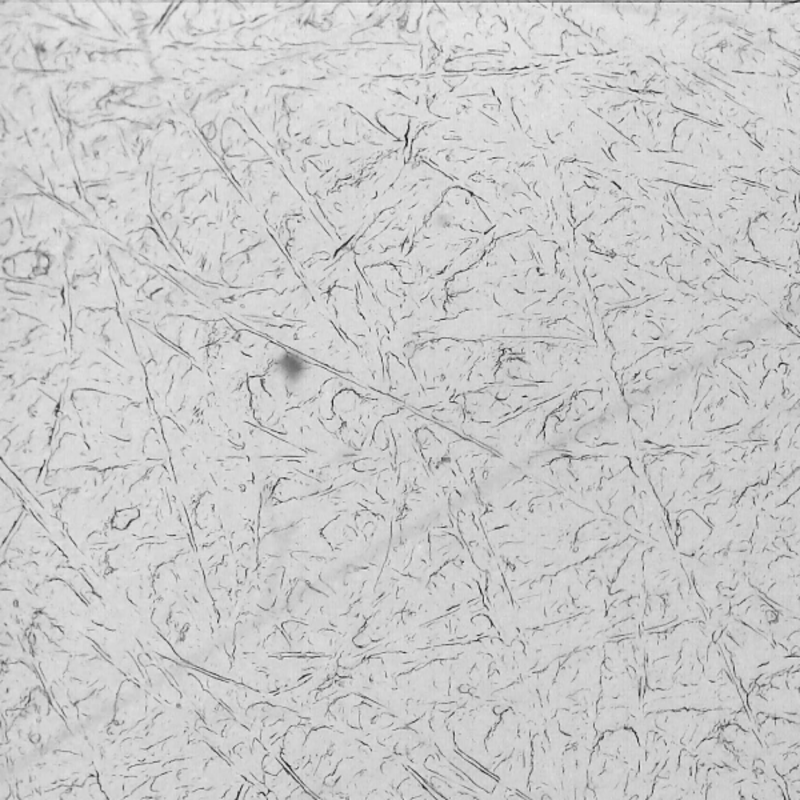
#> input picture src/flexo-tools/rugosity/samples/FAC 284 D_01.png, 800 x 800 px, found by its file name
$ python rugosity.py   (older library calls are emulated)
#> lines starting #> are read from the running program, lines starting #| are printed output that depends on the picture; long printed decimals are rounded
import cv2
import numpy as np
import matplotlib.pyplot as plt


def indice_rugosidade(imagem_path):
    # Carregar imagem em tons de cinza
    img = cv2.imread(imagem_path, cv2.IMREAD_GRAYSCALE)
#> img is the input picture: shape (800, 800); min 25, max 244, mean 202.7

    if img is None:
        raise ValueError("Imagem não encontrada ou inválida")

    # Normalizar
    img = img.astype(np.float32) / 255.0

    # Gradientes Sobel
    grad_x = cv2.Sobel(img, cv2.CV_32F, 1, 0, ksize=3)
    grad_y = cv2.Sobel(img, cv2.CV_32F, 0, 1, ksize=3)
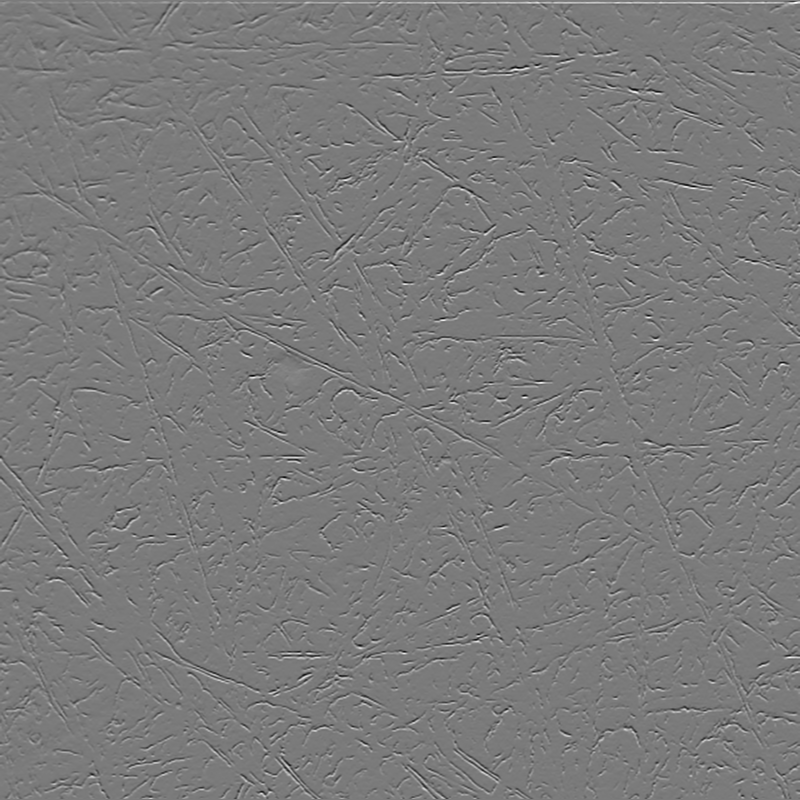
#> grad_y: shape (800, 800) float32; min -2.57, max 2.76, mean 0.00121; drawn with min black and max white

    # Magnitude do gradiente
    grad_mag = np.sqrt(grad_x**2 + grad_y**2)
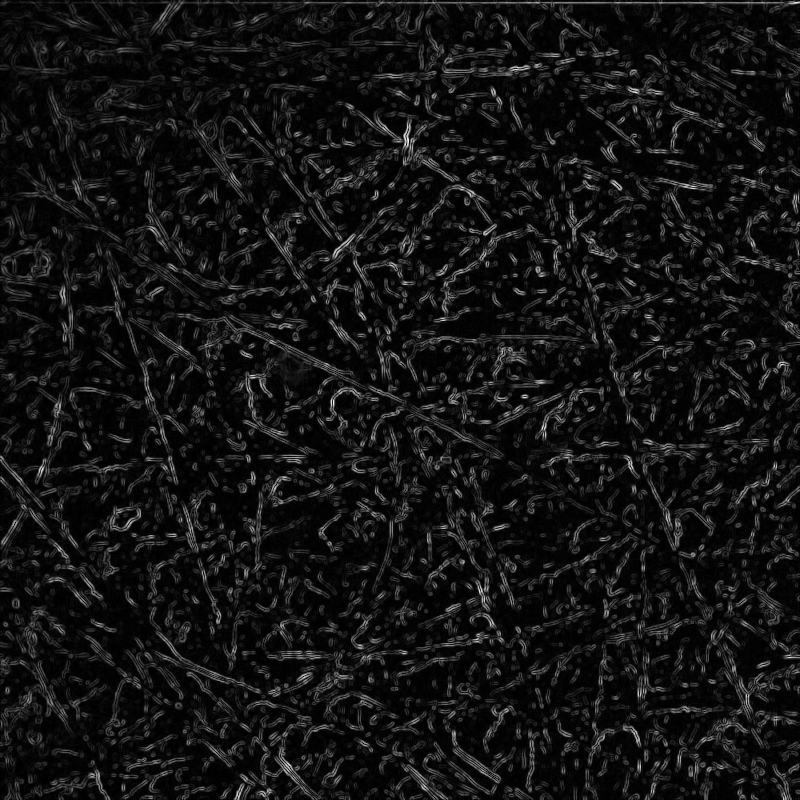
#> grad_mag: shape (800, 800) float32; min 0, max 2.96, mean 0.23; drawn with min black and max white

    # Índice de rugosidade
    rugosidade = np.mean(grad_mag)
#> rugosidade = 0.23

    return rugosidade, grad_mag


rug1, grad1 = indice_rugosidade(
    r"C:\Users\erodr\src\flexo-tools\src\flexo-tools\rugosity\samples\FAC 284 D_01.png"
)
#> rug1 = 0.23
rug2, grad2 = indice_rugosidade(
    r"C:\Users\erodr\src\flexo-tools\src\flexo-tools\rugosity\samples\MVP 170 D_01.jpg"
)
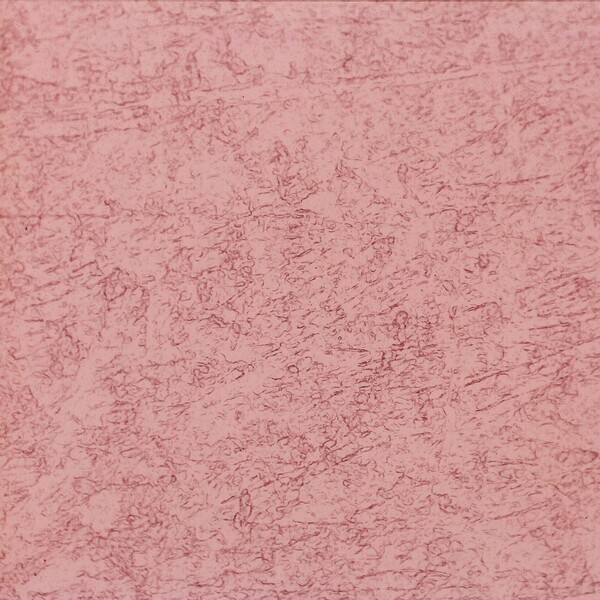
#> input picture src/flexo-tools/rugosity/samples/MVP 170 D_01.jpg, 600 x 600 px, found by its file name
#> in indice_rugosidade (call 2), `img = cv2.imread(imagem_path, cv2.IMREAD_GRAYSCALE)`:
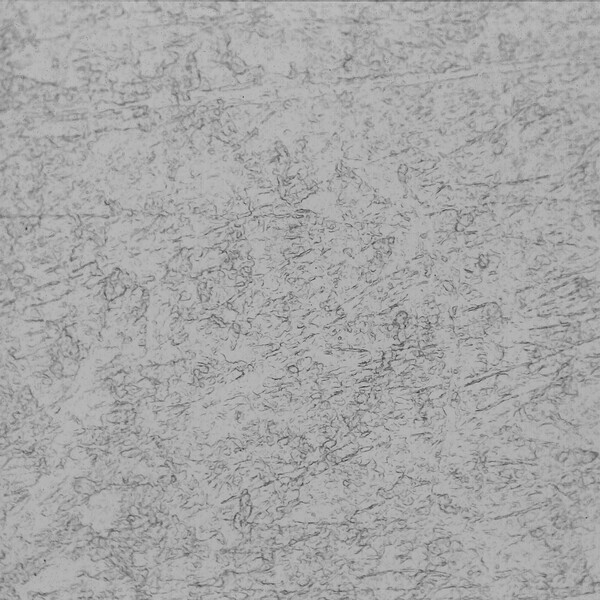
#> img: shape (600, 600); min 39, max 198, mean 166.6
#> in indice_rugosidade (call 2), `grad_x = cv2.Sobel(img, cv2.CV_32F, 1, 0, ksize=3)`:
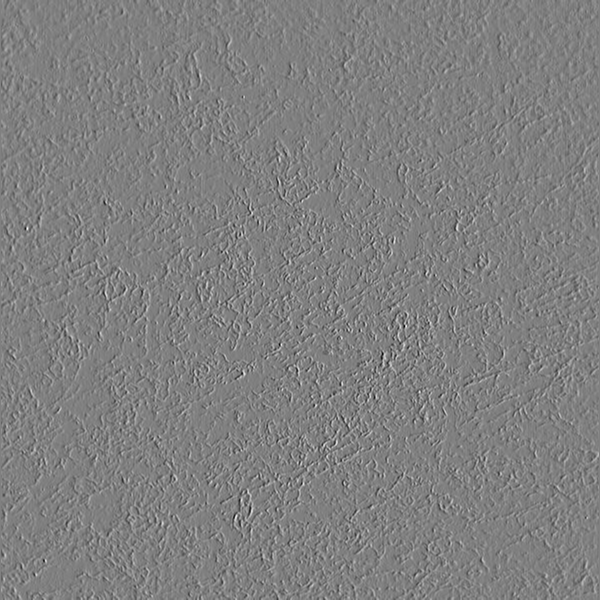
#> grad_x: shape (600, 600) float32; min -1.62, max 1.6, mean 0.000155; drawn with min black and max white
#> in indice_rugosidade (call 2), `grad_y = cv2.Sobel(img, cv2.CV_32F, 0, 1, ksize=3)`:
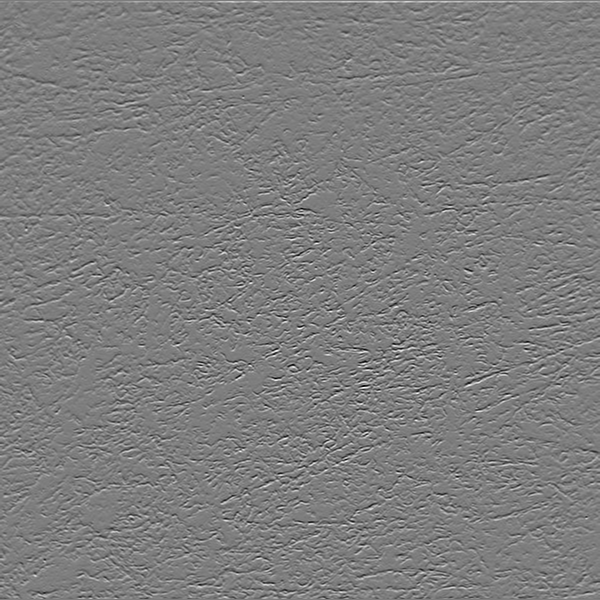
#> grad_y: shape (600, 600) float32; min -1.62, max 1.65, mean 0.000589; drawn with min black and max white
#> in indice_rugosidade (call 2), `grad_mag = np.sqrt(grad_x**2 + grad_y**2)`:
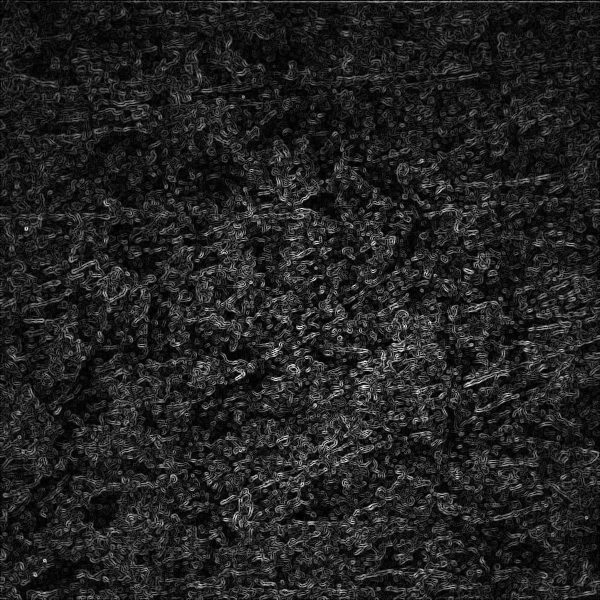
#> grad_mag: shape (600, 600) float32; min 0, max 1.7, mean 0.232; drawn with min black and max white
#> in indice_rugosidade (call 2), `rugosidade = np.mean(grad_mag)`: rugosidade = 0.232
#> rug2 = 0.232

print(f"Rugosidade imagem 1: {rug1:.6f}")
#| Rugosidade imagem 1: 0.2305
print(f"Rugosidade imagem 2: {rug2:.6f}")
#| Rugosidade imagem 2: 0.232

plt.figure(figsize=(10, 4))

plt.subplot(1, 2, 1)
plt.imshow(grad1, cmap="gray")
plt.title("Gradiente - Imagem 1")
plt.axis("off")

plt.subplot(1, 2, 2)
plt.imshow(grad2, cmap="gray")
plt.title("Gradiente - Imagem 2")
plt.axis("off")

plt.show()
